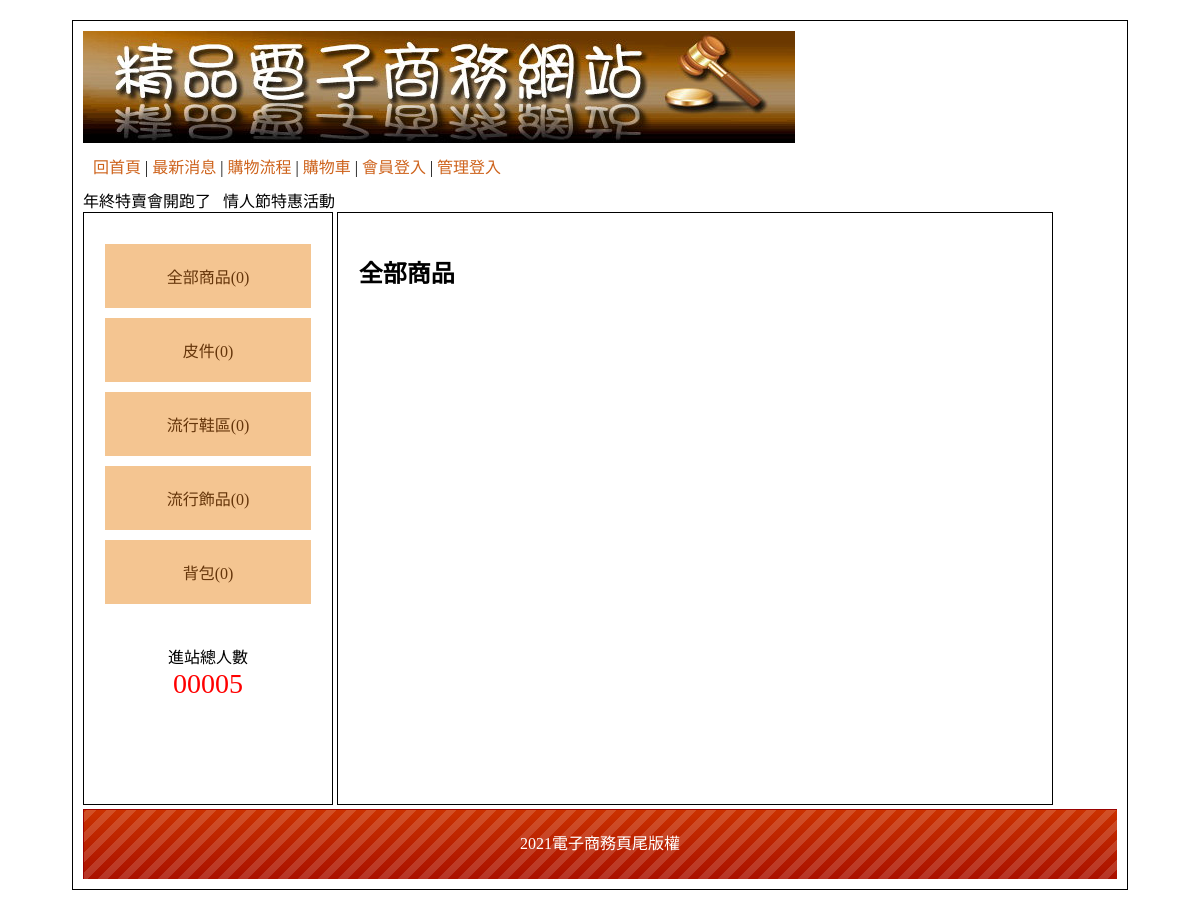
The app's page /, older data.
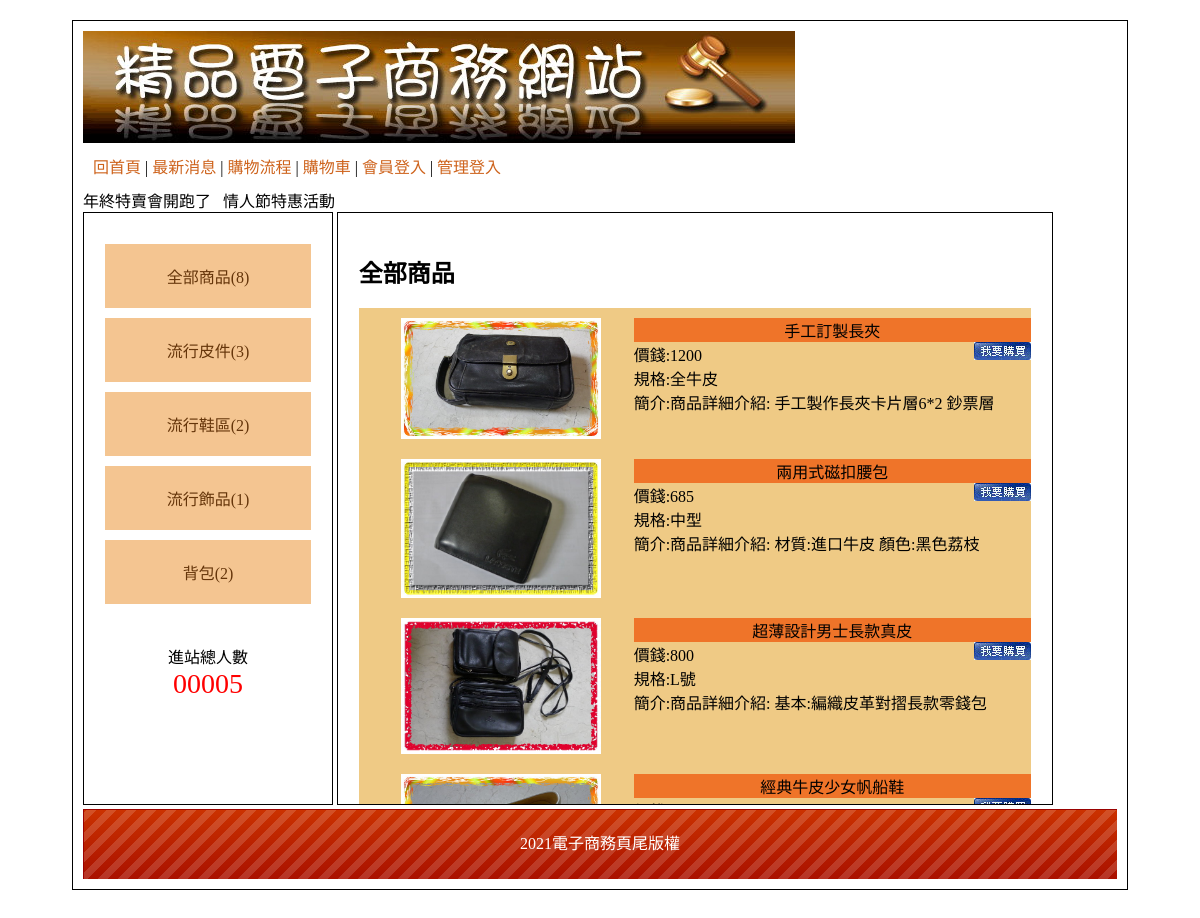
The same page, newer data.
### tables this page shows
CREATE TABLE `type` (
  `id` int(11) UNSIGNED NOT NULL,
  `name` text NOT NULL,
  `parent` int(2) NOT NULL
);

CREATE TABLE `bottom` (
  `id` int(11) UNSIGNED NOT NULL,
  `bottom` text NOT NULL
);

CREATE TABLE `goods` (
  `id` int(11) UNSIGNED NOT NULL,
  `num` text NOT NULL,
  `name` text NOT NULL,
  `price` int(11) NOT NULL,
  `spec` text NOT NULL,
  `quota` int(5) UNSIGNED NOT NULL,
  `img` text NOT NULL,
  `intro` text NOT NULL,
  `sh` int(1) UNSIGNED NOT NULL,
  `big` int(5) UNSIGNED NOT NULL,
  `mid` int(5) UNSIGNED NOT NULL
);

### base.php (called while the page is built, shortened)
<?php
$Bottom=new DB('bottom');
$Type=new DB('type');
$Goods=new DB('goods');
class DB{
    protected $dsn="mysql:host=localhost;dbname=db12;charset=utf8";
    protected $table="";
    protected $pdo="";
    function __construct($table){
        $this->table=$table;
        $this->pdo=new PDO($this->dsn,"root","");
    }
    function all(...$arg){
        $sql="select * from $this->table ";
        if(isset($arg[0])){
            if(is_array($arg[0])){
                foreach($arg[0] as $key => $value){
                    $tmp[]=sprintf("`%s`='%s'",$key,$value);
                }
                $sql .= " where " . implode(" && ",$tmp);
            }else{
                $sql .= $arg[0];
            }
        }
        return $this->pdo->query($sql)->fetchAll();
    }
    function count(...$arg){
        $sql="select count(*) from $this->table ";
        if(isset($arg[0])){
            if(is_array($arg[0])){
                foreach($arg[0] as $key => $value){
                    $tmp[]=sprintf("`%s`='%s'",$key,$value);
                }
                $sql .= " where " . implode(" && ",$tmp);
            }else{
                $sql .= $arg[0];
            }
        }
        return $this->pdo->query($sql)->fetchColumn();
    }
    function find($id){
        $sql="select * from $this->table where ";
            if(is_array($id)){
                foreach($id as $key => $value){
                    $tmp[]=sprintf("`%s`='%s'",$key,$value);
                }
                $sql .= implode(" && ",$tmp);
            }else{
                $sql .= " `id` ='{$id}'";
            }
        return $this->pdo->query($sql)->fetch(PDO::FETCH_ASSOC);
    }
}
?>

### index.php (the view, shortened to what this page needs)
<?php include_once "base.php";
?>
<!DOCTYPE html PUBLIC "-//W3C//DTD XHTML 1.0 Transitional//EN" "http://www.w3.org/TR/xhtml1/DTD/xhtml1-transitional.dtd">
<html xmlns="http://www.w3.org/1999/xhtml"><head><meta http-equiv="Content-Type" content="text/html; charset=UTF-8">
<link href="./css/css.css" rel="stylesheet" type="text/css">
</head>
<body>
	<div id="main">
    	<div id="top">
        	<a href="index.php">
            	<img src="./icon/0416.jpg">
            </a>
            <div style="padding:10px;">
                <a href="index.php">回首頁</a> |
                <a href="index.php?do=news">最新消息</a> |
                <a href="index.php?do=look">購物流程</a> |
                <a href="index.php?do=buycart">購物車</a> |
                <?php if(empty($_SESSION['mem'])){ ?>
                    <a href="index.php?do=login">會員登入</a> |
                <?php
                }else{
                ?>
                <a href="javascript:lof('api/logout.php?do=mem')">登出</a> |
                <?php
                }?>
                <?php if(empty($_SESSION['admin'])){?>
                    <a href="index.php?do=admin">管理登入</a>
                <?php }else{ ?>
                    <a href="backend.php">返回管理</a>
                <?php } ?>
           </div>
           <marquee>年終特賣會開跑了&nbsp;&nbsp;&nbsp;情人節特惠活動</marquee>
        </div>
        <div id="left" class="ct">
        	<div style="min-height:400px;">
                <a href='?'>全部商品(<?=$Goods->count();?>)</a>
            <?php
                $bigs=$Type->all(['parent'=>0]);
                foreach($bigs as $big){
            ?>
                <div class='ww'><a  href='?big=<?=$big['id'];?>'><?=$big['name'];?>(<?=$Goods->count(['big'=>$big['id']]);?>)</a>
                        <?php
                    echo "</div>";
                }
            ?>
        	</div>
            <span>
            	<div>進站總人數</div>
                <div style="color:#f00; font-size:28px;">
                	00005                </div>
            </span>
                    </div>
        <div id="right">
        <?php
                $do=$_GET['do']??'main';
                $file="front/".$do.".php";
                if(file_exists($file)){
                    include $file;
                }else{
                    echo "檔案不存在";
                }
        ?>
        	        </div>
        <div id="bottom" style="line-height:70px;background:url(icon/bot.png); color:#FFF;" class="ct">
        <?=$Bottom->find(1)['bottom'];?>        </div>
    </div>
</body></html>

### front/main.php
<?php
if(isset($_GET['big']) && isset($_GET['mid'])){
  $nav=$Type->find($_GET['big'])['name'] . " > " . $Type->find($_GET['mid'])['name'];
  $goods=$Goods->all(['mid'=>$_GET['mid'],'sh'=>1]);
}elseif(isset($_GET['big'])){
  $nav=$Type->find($_GET['big'])['name'];
  $goods=$Goods->all(['big'=>$_GET['big'],'sh'=>1]);
}else{
  $nav="全部商品";
  $goods=$Goods->all(['sh'=>1]);
}
?>
<h2><?=$nav;?></h2>
<?php
foreach($goods as $g){
  ?>
    <div class='pp' style="display:flex;padding:10px 0 10px 10px">
      <div style="width:40%;text-align:center">
        <a href="?do=detail&id=<?=$g['id'];?>"><img src='img/<?=$g['img'];?>' style='width:200px'></a>
    </div>
      <div style="width:60%;vertical-align:top">
      <div class="tt ct"><?=$g['name'];?></div>
      <div>價錢:<?=$g['price'];?>
      <a href="?do=buycart&goods=<?=$g['id'];?>&qt=1"><img src="icon/0402.jpg" style='float:right'></a>
      </div>
      <div>規格:<?=$g['spec'];?></div>
      <div>簡介:<?=mb_substr($g['intro'],0,25,'utf8');?></div>
    </div>
  </div>
<?php
}
?>

### css/css.css (style rules this page uses)
body { font-family:"微軟正黑體"; }
#main { width:1034px; padding:10px; margin:20px auto 20px auto; border:#000 solid 1px; min-height:768px; }
#top a { color:#CE631C; text-decoration:none; }
#left { display:inline-block; width:20%; padding:2%; min-height:550px; vertical-align:top; border:#000 1px solid; }
#left a { display:block; padding:20px 5px 20px 5px; text-decoration:none; background:#F4C591; margin:10px auto 10px auto; color:#65350A; }
.ct { text-align:center; }
#right { display:inline-block; width:65%; padding:2%; height:550px; border:#000 1px solid; overflow:auto; }
#bottom { height:70px; background-size:cover; }
.tt { background:#EF7429; }
.pp { background:#EFCA85; }

Row changes from the older to the newer data that the page shows:
changed type: name "皮件" → "流行皮件"; count "0" → "3"
computed for type "流行鞋區": id "0" → "2"
computed for type "流行飾品": count "0" → "1"
computed for type "背包": count "0" → "2"
added goods: img (picture), name "手工訂製長夾", price "1200", spec "全牛皮", intro "商品詳細介紹: 手工製作長夾卡片層6*2 鈔票層"
added goods: img (picture), name "兩用式磁扣腰包", price "685", spec "中型", intro "商品詳細介紹: 材質:進口牛皮 顏色:黑色荔枝"
added goods: img (picture), name "超薄設計男士長款真皮", price "800", spec "L號", intro "商品詳細介紹: 基本:編織皮革對摺長款零錢包"
added goods: img (picture), name "經典牛皮少女帆船鞋"
Text that changed along with them:
$Goods->count(): "0" → "8"
